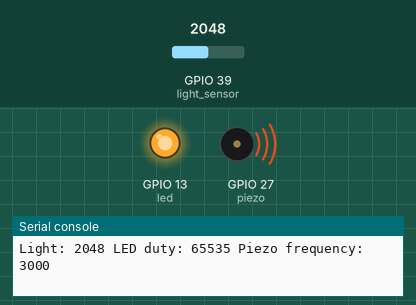
Recording of a program running on a simulated ESP32 board running MicroPython. Parts: output pins drawn as LEDs (lit = HIGH), buzzer (waves = sounding), the last lines printed to the serial console. Inputs (shaded band) come from the test bench; at power-on: GPIO 39 (light_sensor) = 2048 (analog values on the 0–4095 scale).

Above: at 1.2 s.
1.3 s: GPIO 39 (light_sensor) set to 160
At 2.5 s:
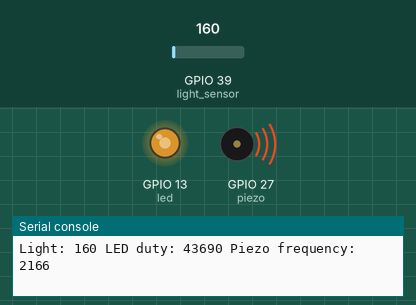
2.8 s: GPIO 39 (light_sensor) set to 240
At 3.4 s:
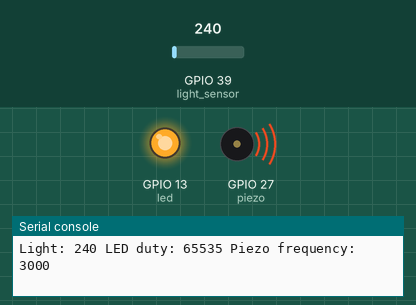
4.3 s: GPIO 39 (light_sensor) set to 40
At 5.5 s:
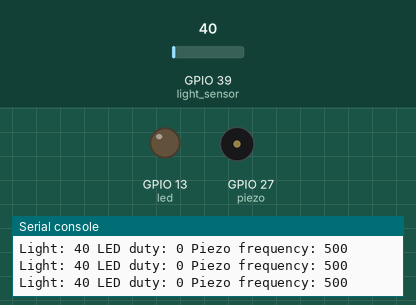
5.8 s: GPIO 39 (light_sensor) set to 77
7.3 s: GPIO 39 (light_sensor) set to 89
At 8.2 s:
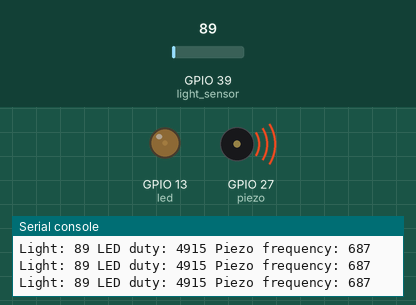
8.8 s: GPIO 39 (light_sensor) set to 0
At 9.4 s:
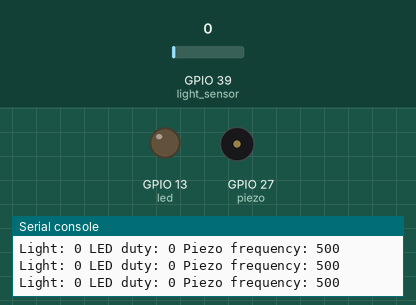
Timing chart, 0 to 11.3 s (numbered marks = the images above; inputs shaded):
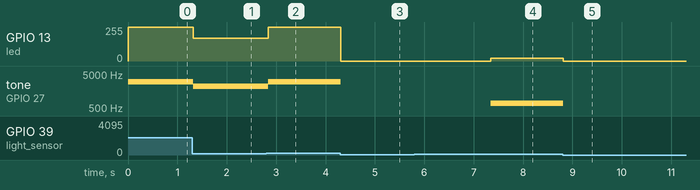

Measured:
- the behaviour switches between 80 and 81 on GPIO 39 (light_sensor) (found by bisection; images 3 and 4)
- after the input at 1.3 s, GPIO 13 (led): 255/255 → 170/255 at once; tone on GPIO 27 (piezo): 3000 Hz → 2166 Hz at once
- after the input at 2.8 s, GPIO 13 (led): 170/255 → 255/255 at once; tone on GPIO 27 (piezo): 2166 Hz → 3000 Hz at once
- after the input at 4.3 s, GPIO 13 (led): 255/255 → 0/255 at once; tone on GPIO 27 (piezo): 3000 Hz → silent at once
- after the input at 7.3 s, GPIO 13 (led): 0/255 → 19/255 after 0.05 s; tone on GPIO 27 (piezo): silent → 687 Hz after 0.05 s
- after the input at 8.8 s, GPIO 13 (led): 19/255 → 0/255 at once; tone on GPIO 27 (piezo): 687 Hz → silent at once

The program:

lab2_check1.py
```python
from machine import Pin, ADC, PWM
import time

# Pin assignments
LIGHT_PIN = 39   # A3: analog light sensor
LED_PIN = 13      # 13: external LED
PIEZO_PIN = 27   # 27: piezo/vibration motor

# Configure the ADC for 12-bit readings
light_sensor = ADC(Pin(LIGHT_PIN))
light_sensor.atten(ADC.ATTN_11DB)
light_sensor.width(ADC.WIDTH_12BIT)

# Temporary light range based on observed readings
# Replace with measured values under dark and bright conditions
LIGHT_MIN = 80
LIGHT_MAX = 200

# Configure PWM outputs
led = PWM(Pin(LED_PIN), freq=5000, duty_u16=0)
piezo = PWM(Pin(PIEZO_PIN), freq=500, duty_u16=0)

MIN_FREQ = 500
MAX_FREQ = 3000

print("LAB2 CHECK1 - ADC AND PWM")

try:
    while True:
        # 1. Read the analog light sensor
        value = light_sensor.read()

        # 2. Normalize the reading to the range 0.0 to 1.0
        level = (value - LIGHT_MIN) / (LIGHT_MAX - LIGHT_MIN)

        if level < 0:
            level = 0
        elif level > 1:
            level = 1

        # 3. Control LED brightness using PWM duty cycle
        duty = int(level * 65535)
        led.duty_u16(duty)

        # 4. Control piezo pitch using PWM frequency
        frequency = int(MIN_FREQ + level * (MAX_FREQ - MIN_FREQ))
        piezo.freq(frequency)

        if level > 0:
            piezo.duty_u16(32768)  # Approximately 50% duty cycle
        else:
            piezo.duty_u16(0)      # Silence at the minimum level

        # Display the input and output settings
        print("Light:", value, "LED duty:", duty,
              "Piezo frequency:", frequency)

        # Poll approximately 20 times per second
        time.sleep_ms(50)

except KeyboardInterrupt:
    print("Stopped")

finally:
    # Disable both outputs when the program exits
    led.duty_u16(0)
    piezo.duty_u16(0)
    led.deinit()
    piezo.deinit()
    Pin(LED_PIN, Pin.OUT).value(0)
    Pin(PIEZO_PIN, Pin.OUT).value(0)
```
